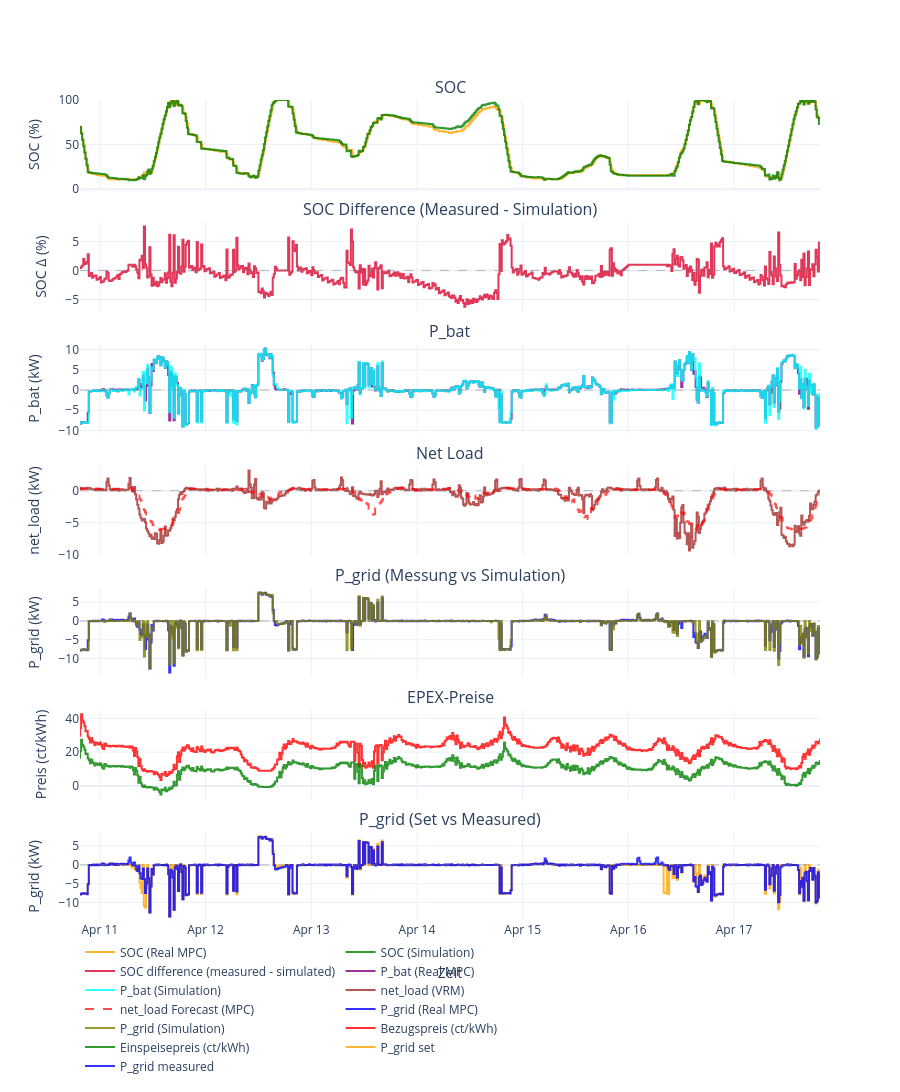

The cell this chart's notebook holds for it:
### Code cell
import plotly.graph_objects as go
from plotly.subplots import make_subplots

# Letzter verfügbarer Forecast pro Zeitschritt (1-step-ahead)
forecast_df = df_mpc.groupby('timestamp').last()
netload_forecast = forecast_df['netload_forecast_kw'] * 1000  # kW → W

# Simulierte Daten extrahieren
P_grid_sim = df_sim[('Smart Meter', 'outputs', 'P_grid')]
soc_sim = df_sim[('Battery', 'outputs', 'SOC_percent')]
P_bat_sim = df_sim[('Battery', 'outputs', 'P_bat')]

# Gemessene Daten
P_bat_meas = df_victron['P_bat']
net_load_meas = df_victron['net_load']
P_grid_meas = df_victron['P_grid']

soc_measured_plot = soc_series.copy()
soc_sim_plot = soc_sim.copy()
soc_measured_plot.index = soc_measured_plot.index.tz_convert(TZ)
soc_sim_plot.index = soc_sim_plot.index.tz_convert(TZ)
soc_sim_aligned = soc_sim_plot.reindex(soc_measured_plot.index)
soc_compare = pd.DataFrame(
    {
        'measured': soc_measured_plot,
        'simulated': soc_sim_aligned,
    }
).dropna()
soc_diff = soc_compare['measured'] - soc_compare['simulated']

# EPEX-Preise
prices_buy = utility_meas._price_buy_eur_kwh
prices_sell = utility_meas._price_sell_eur_kwh

# --- Plotly Figure mit 7 Subplots ---
fig = make_subplots(
    rows=7, cols=1, shared_xaxes=True, vertical_spacing=0.04,
    subplot_titles=(
        'SOC',
        'SOC Difference (Measured - Simulation)',
        'P_bat',
        'Net Load',
        'P_grid (Messung vs Simulation)',
        'EPEX-Preise',
        'P_grid (Set vs Measured)',
    ),
)

# 1) SOC
fig.add_trace(go.Scatter(x=soc_measured_plot.index, y=soc_measured_plot.values, mode='lines',
    line=dict(shape='hv', color='orange'), name='SOC (Real MPC)', opacity=0.8), row=1, col=1)
fig.add_trace(go.Scatter(x=soc_sim_plot.index, y=soc_sim_plot.values, mode='lines',
    line=dict(shape='hv', color='green'), name='SOC (Simulation)', opacity=0.8), row=1, col=1)

# 2) SOC-Differenz
fig.add_trace(go.Scatter(
    x=soc_diff.index, y=soc_diff.values, mode='lines',
    line=dict(shape='hv', color='crimson'),
    name='SOC difference (measured - simulated)', opacity=0.85), row=2, col=1)

# 3) P_bat
fig.add_trace(go.Scatter(x=P_bat_meas.index, y=P_bat_meas.values / 1000, mode='lines',
    line=dict(shape='hv', color='purple'), name='P_bat (Real MPC)', opacity=0.8), row=3, col=1)
fig.add_trace(go.Scatter(x=P_bat_sim.index, y=P_bat_sim.values / 1000, mode='lines',
    line=dict(shape='hv', color='cyan'), name='P_bat (Simulation)', opacity=0.8), row=3, col=1)

# 4) Net Load + Forecast
fig.add_trace(go.Scatter(x=net_load_meas.index, y=net_load_meas.values / 1000, mode='lines',
    line=dict(shape='hv', color='brown'), name='net_load (VRM)', opacity=0.8), row=4, col=1)
fig.add_trace(go.Scatter(x=netload_forecast.index, y=netload_forecast.values / 1000, mode='lines',
    line=dict(shape='hv', color='red', dash='dash'), name='net_load Forecast (MPC)', opacity=0.7), row=4, col=1)

# 5) P_grid Messung vs Simulation
fig.add_trace(go.Scatter(x=P_grid_meas.index, y=P_grid_meas.values / 1000, mode='lines',
    line=dict(shape='hv', color='blue'), name='P_grid (Real MPC)', opacity=0.8), row=5, col=1)
fig.add_trace(go.Scatter(x=P_grid_sim.index, y=P_grid_sim.values / 1000, mode='lines',
    line=dict(shape='hv', color='olive'), name='P_grid (Simulation)', opacity=0.8), row=5, col=1)

# 6) EPEX-Preise
fig.add_trace(go.Scatter(x=prices_buy.index, y=prices_buy.values * 100, mode='lines',
    line=dict(shape='hv', color='red'), name='Bezugspreis (ct/kWh)', opacity=0.8), row=6, col=1)
fig.add_trace(go.Scatter(x=prices_sell.index, y=prices_sell.values * 100, mode='lines',
    line=dict(shape='hv', color='green'), name='Einspeisepreis (ct/kWh)', opacity=0.8), row=6, col=1)

# 7) P_grid Set vs Measured
fig.add_trace(go.Scatter(x=P_grid_set.index, y=P_grid_set.values / 1000, mode='lines',
    line=dict(shape='hv', color='orange'), name='P_grid set', opacity=0.8), row=7, col=1)
fig.add_trace(go.Scatter(x=P_grid_measured.index, y=P_grid_measured.values / 1000, mode='lines',
    line=dict(shape='hv', color='blue'), name='P_grid measured', opacity=0.8), row=7, col=1)

# Zero-lines for relevant subplots
for row in [2, 3, 4, 5, 7]:
    fig.add_hline(y=0, line=dict(color='gray', width=0.5, dash='dash'), row=row, col=1)

# Axis labels
fig.update_yaxes(title_text='SOC (%)', row=1, col=1, range=[0, 100])
fig.update_yaxes(title_text='SOC Δ (%)', row=2, col=1)
fig.update_yaxes(title_text='P_bat (kW)', row=3, col=1)
fig.update_yaxes(title_text='net_load (kW)', row=4, col=1)
fig.update_yaxes(title_text='P_grid (kW)', row=5, col=1)
fig.update_yaxes(title_text='Preis (ct/kWh)', row=6, col=1)
fig.update_yaxes(title_text='P_grid (kW)', row=7, col=1)
fig.update_xaxes(title_text='Zeit', row=7, col=1, range=[SIM_START, SIM_END])

fig.update_layout(height=1650, legend=dict(orientation='h', y=-0.02), template='plotly_white')
fig.show()

### Figure 1 — Plotly figure (JSON) as saved in the notebook; plotly's stock layout.template omitted (floating-point values rounded to 4 significant figures; data arrays with more than 128 entries replaced by an {"elided": "..."} marker saying what was removed)
{"data": [{"line": {"color": "orange", "shape": "hv"}, "mode": "lines", "name": "SOC (Real MPC)", "opacity": 0.8, "type": "scatter", "x": {"elided": "672 str values"}, "xaxis": "x", "y": {"elided": "672 float values"}, "yaxis": "y"}, {"line": {"color": "green", "shape": "hv"}, "mode": "lines", "name": "SOC (Simulation)", "opacity": 0.8, "type": "scatter", "x": {"elided": "672 str values"}, "xaxis": "x", "y": {"elided": "672 float values"}, "yaxis": "y"}, {"line": {"color": "crimson", "shape": "hv"}, "mode": "lines", "name": "SOC difference (measured - simulated)", "opacity": 0.85, "type": "scatter", "x": {"elided": "672 str values"}, "xaxis": "x2", "y": {"elided": "672 float values"}, "yaxis": "y2"}, {"line": {"color": "purple", "shape": "hv"}, "mode": "lines", "name": "P_bat (Real MPC)", "opacity": 0.8, "type": "scatter", "x": {"elided": "672 str values"}, "xaxis": "x3", "y": {"elided": "672 float values"}, "yaxis": "y3"}, {"line": {"color": "cyan", "shape": "hv"}, "mode": "lines", "name": "P_bat (Simulation)", "opacity": 0.8, "type": "scatter", "x": {"elided": "672 str values"}, "xaxis": "x3", "y": {"elided": "672 float values"}, "yaxis": "y3"}, {"line": {"color": "brown", "shape": "hv"}, "mode": "lines", "name": "net_load (VRM)", "opacity": 0.8, "type": "scatter", "x": {"elided": "672 str values"}, "xaxis": "x4", "y": {"elided": "672 float values"}, "yaxis": "y4"}, {"line": {"color": "red", "dash": "dash", "shape": "hv"}, "mode": "lines", "name": "net_load Forecast (MPC)", "opacity": 0.7, "type": "scatter", "x": {"elided": "978 str values"}, "xaxis": "x4", "y": {"elided": "978 float values"}, "yaxis": "y4"}, {"line": {"color": "blue", "shape": "hv"}, "mode": "lines", "name": "P_grid (Real MPC)", "opacity": 0.8, "type": "scatter", "x": {"elided": "672 str values"}, "xaxis": "x5", "y": {"elided": "672 float values"}, "yaxis": "y5"}, {"line": {"color": "olive", "shape": "hv"}, "mode": "lines", "name": "P_grid (Simulation)", "opacity": 0.8, "type": "scatter", "x": {"elided": "672 str values"}, "xaxis": "x5", "y": {"elided": "672 float values"}, "yaxis": "y5"}, {"line": {"color": "red", "shape": "hv"}, "mode": "lines", "name": "Bezugspreis (ct/kWh)", "opacity": 0.8, "type": "scatter", "x": {"elided": "865 str values"}, "xaxis": "x6", "y": {"elided": "865 float values"}, "yaxis": "y6"}, {"line": {"color": "green", "shape": "hv"}, "mode": "lines", "name": "Einspeisepreis (ct/kWh)", "opacity": 0.8, "type": "scatter", "x": {"elided": "865 str values"}, "xaxis": "x6", "y": {"elided": "865 float values"}, "yaxis": "y6"}, {"line": {"color": "orange", "shape": "hv"}, "mode": "lines", "name": "P_grid set", "opacity": 0.8, "type": "scatter", "x": {"elided": "673 str values"}, "xaxis": "x7", "y": {"elided": "673 float values"}, "yaxis": "y7"}, {"line": {"color": "blue", "shape": "hv"}, "mode": "lines", "name": "P_grid measured", "opacity": 0.8, "type": "scatter", "x": {"elided": "672 str values"}, "xaxis": "x7", "y": {"elided": "672 float values"}, "yaxis": "y7"}], "layout": {"annotations": [{"font": {"size": 16}, "showarrow": false, "text": "SOC", "x": 0.5, "xanchor": "center", "xref": "paper", "y": 1.0, "yanchor": "bottom", "yref": "paper"}, {"font": {"size": 16}, "showarrow": false, "text": "SOC Difference (Measured - Simulation)", "x": 0.5, "xanchor": "center", "xref": "paper", "y": 0.8514, "yanchor": "bottom", "yref": "paper"}, {"font": {"size": 16}, "showarrow": false, "text": "P_bat", "x": 0.5, "xanchor": "center", "xref": "paper", "y": 0.7029, "yanchor": "bottom", "yref": "paper"}, {"font": {"size": 16}, "showarrow": false, "text": "Net Load", "x": 0.5, "xanchor": "center", "xref": "paper", "y": 0.5543, "yanchor": "bottom", "yref": "paper"}, {"font": {"size": 16}, "showarrow": false, "text": "P_grid (Messung vs Simulation)", "x": 0.5, "xanchor": "center", "xref": "paper", "y": 0.4057, "yanchor": "bottom", "yref": "paper"}, {"font": {"size": 16}, "showarrow": false, "text": "EPEX-Preise", "x": 0.5, "xanchor": "center", "xref": "paper", "y": 0.2571, "yanchor": "bottom", "yref": "paper"}, {"font": {"size": 16}, "showarrow": false, "text": "P_grid (Set vs Measured)", "x": 0.5, "xanchor": "center", "xref": "paper", "y": 0.1086, "yanchor": "bottom", "yref": "paper"}], "height": 1650, "legend": {"orientation": "h", "y": -0.02}, "shapes": [{"line": {"color": "gray", "dash": "dash", "width": 0.5}, "type": "line", "x0": 0, "x1": 1, "xref": "x2 domain", "y0": 0, "y1": 0, "yref": "y2"}, {"line": {"color": "gray", "dash": "dash", "width": 0.5}, "type": "line", "x0": 0, "x1": 1, "xref": "x3 domain", "y0": 0, "y1": 0, "yref": "y3"}, {"line": {"color": "gray", "dash": "dash", "width": 0.5}, "type": "line", "x0": 0, "x1": 1, "xref": "x4 domain", "y0": 0, "y1": 0, "yref": "y4"}, {"line": {"color": "gray", "dash": "dash", "width": 0.5}, "type": "line", "x0": 0, "x1": 1, "xref": "x5 domain", "y0": 0, "y1": 0, "yref": "y5"}, {"line": {"color": "gray", "dash": "dash", "width": 0.5}, "type": "line", "x0": 0, "x1": 1, "xref": "x7 domain", "y0": 0, "y1": 0, "yref": "y7"}], "xaxis": {"anchor": "y", "domain": [0, 1], "matches": "x7", "showticklabels": false}, "xaxis2": {"anchor": "y2", "domain": [0, 1], "matches": "x7", "showticklabels": false}, "xaxis3": {"anchor": "y3", "domain": [0, 1], "matches": "x7", "showticklabels": false}, "xaxis4": {"anchor": "y4", "domain": [0, 1], "matches": "x7", "showticklabels": false}, "xaxis5": {"anchor": "y5", "domain": [0, 1], "matches": "x7", "showticklabels": false}, "xaxis6": {"anchor": "y6", "domain": [0, 1], "matches": "x7", "showticklabels": false}, "xaxis7": {"anchor": "y7", "domain": [0, 1], "range": ["2026-04-10T19:30:00+02:00", "2026-04-17T19:30:00+02:00"], "title": {"text": "Zeit"}}, "yaxis": {"anchor": "x", "domain": [0.8914, 1.0], "range": [0, 100], "title": {"text": "SOC (%)"}}, "yaxis2": {"anchor": "x2", "domain": [0.7429, 0.8514], "title": {"text": "SOC Δ (%)"}}, "yaxis3": {"anchor": "x3", "domain": [0.5943, 0.7029], "title": {"text": "P_bat (kW)"}}, "yaxis4": {"anchor": "x4", "domain": [0.4457, 0.5543], "title": {"text": "net_load (kW)"}}, "yaxis5": {"anchor": "x5", "domain": [0.2971, 0.4057], "title": {"text": "P_grid (kW)"}}, "yaxis6": {"anchor": "x6", "domain": [0.1486, 0.2571], "title": {"text": "Preis (ct/kWh)"}}, "yaxis7": {"anchor": "x7", "domain": [0, 0.1086], "title": {"text": "P_grid (kW)"}}}}
